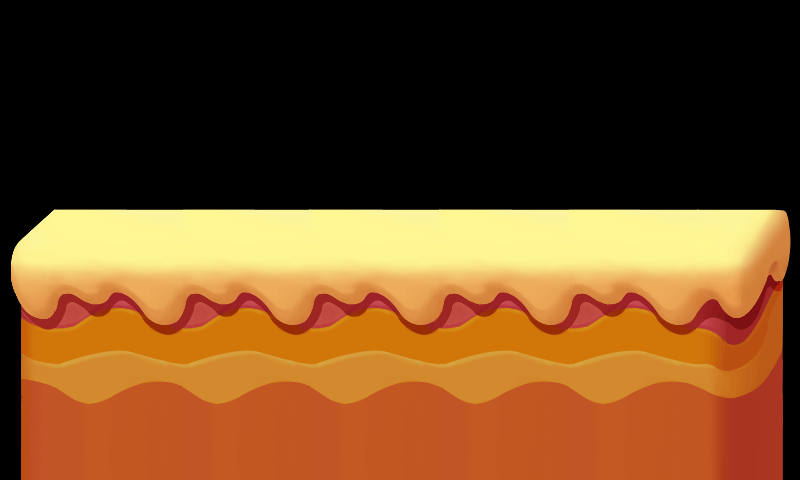

Below is a game level as drawn by its tile map, then a one-line description and the .tmx that defines it (tile-layer data replaced by summaries):
An orthogonal 25x15 tile map with 32x32 px tiles, 1 tile layer (root), 2 tilesets.

<map version="1.0" orientation="orthogonal" renderorder="right-down" width="25" height="15" tilewidth="32" tileheight="32" nextobjectid="21">
 <tileset firstgid="1" name="root" tilewidth="32" tileheight="32" tilecount="375" columns="25">
  <image source="root.png" width="800" height="480" />
  <tile id="76">
   <properties>
    <property name="floor" value="off" />
   </properties>
  </tile>
  <tile id="77">
   <properties>
    <property name="floor" value="on" />
   </properties>
  </tile>
  <tile id="78">
   <properties>
    <property name="floor" value="on" />
   </properties>
  </tile>
  <tile id="79">
   <properties>
    <property name="floor" value="on" />
   </properties>
  </tile>
  <tile id="80">
   <properties>
    <property name="floor" value="on" />
   </properties>
  </tile>
  <tile id="81">
   <properties>
    <property name="floor" value="on" />
   </properties>
  </tile>
  <tile id="82">
   <properties>
    <property name="floor" value="on" />
   </properties>
  </tile>
  <tile id="83">
   <properties>
    <property name="floor" value="on" />
   </properties>
  </tile>
  <tile id="84">
   <properties>
    <property name="floor" value="on" />
   </properties>
  </tile>
  <tile id="85">
   <properties>
    <property name="floor" value="on" />
   </properties>
  </tile>
  <tile id="86">
   <properties>
    <property name="floor" value="on" />
   </properties>
  </tile>
  <tile id="87">
   <properties>
    <property name="floor" value="on" />
   </properties>
  </tile>
  <tile id="88">
   <properties>
    <property name="floor" value="on" />
   </properties>
  </tile>
  <tile id="89">
   <properties>
    <property name="floor" value="on" />
   </properties>
  </tile>
  <tile id="90">
   <properties>
    <property name="floor" value="on" />
   </properties>
  </tile>
  <tile id="91">
   <properties>
    <property name="floor" value="on" />
   </properties>
  </tile>
  <tile id="92">
   <properties>
    <property name="floor" value="on" />
   </properties>
  </tile>
  <tile id="93">
   <properties>
    <property name="floor" value="on" />
   </properties>
  </tile>
  <tile id="94">
   <properties>
    <property name="floor" value="on" />
   </properties>
  </tile>
  <tile id="95">
   <properties>
    <property name="floor" value="on" />
   </properties>
  </tile>
  <tile id="96">
   <properties>
    <property name="floor" value="on" />
   </properties>
  </tile>
  <tile id="97">
   <properties>
    <property name="floor" value="on" />
   </properties>
  </tile>
  <tile id="98">
   <properties>
    <property name="floor" value="on" />
   </properties>
  </tile>
  <tile id="254">
   <properties>
    <property name="block" value="" />
   </properties>
  </tile>
  <tile id="276">
   <properties>
    <property name="stumble" value="on" />
   </properties>
  </tile>
 </tileset>
 <tileset firstgid="376" name="coin" tilewidth="32" tileheight="32" tilecount="3" columns="3">
  <image source="coin.png" width="97" height="32" />
  <tile id="0">
   <properties>
    <property name="jewelType" value="1" />
   </properties>
  </tile>
  <tile id="1">
   <properties>
    <property name="jewelType" value="2" />
   </properties>
  </tile>
  <tile id="2">
   <properties>
    <property name="jewelType" value="3" />
   </properties>
  </tile>
 </tileset>
 <layer name="root" width="25" height="15">
  <data>[375 cells, 231 non-empty, 229 distinct tile ids]</data>
 </layer>
</map>
